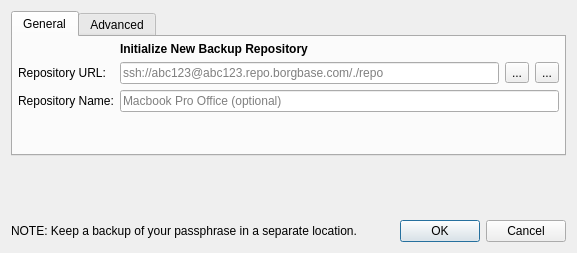
<?xml version="1.0" encoding="UTF-8"?>
<ui version="4.0">
 <class>AddRepository</class>
 <widget class="QDialog" name="AddRepository">
  <property name="geometry">
   <rect>
    <x>0</x>
    <y>0</y>
    <width>577</width>
    <height>253</height>
   </rect>
  </property>
  <property name="windowTitle">
   <string>Add Repository</string>
  </property>
  <property name="modal">
   <bool>true</bool>
  </property>
  <layout class="QGridLayout" name="gridLayout">
   <item row="0" column="0">
    <widget class="QTabWidget" name="tabWidget">
     <property name="sizePolicy">
      <sizepolicy hsizetype="Expanding" vsizetype="Preferred">
       <horstretch>0</horstretch>
       <verstretch>0</verstretch>
      </sizepolicy>
     </property>
     <property name="currentIndex">
      <number>0</number>
     </property>
     <widget class="QWidget" name="tabWidgetPage1">
      <attribute name="title">
       <string>General</string>
      </attribute>
      <layout class="QFormLayout" name="repoDataFormLayout">
       <property name="fieldGrowthPolicy">
        <enum>QFormLayout::ExpandingFieldsGrow</enum>
       </property>
       <property name="leftMargin">
        <number>5</number>
       </property>
       <property name="topMargin">
        <number>5</number>
       </property>
       <property name="rightMargin">
        <number>5</number>
       </property>
       <property name="bottomMargin">
        <number>20</number>
       </property>
       <item row="0" column="1">
        <widget class="QLabel" name="title">
         <property name="font">
          <font>
           <weight>75</weight>
           <bold>true</bold>
          </font>
         </property>
         <property name="text">
          <string>Initialize New Backup Repository</string>
         </property>
        </widget>
       </item>
       <item row="1" column="0">
        <widget class="QLabel" name="repoLabel">
         <property name="text">
          <string>Repository URL:</string>
         </property>
        </widget>
       </item>
       <item row="1" column="1">
        <layout class="QHBoxLayout" name="horizontalLayout_3">
         <property name="leftMargin">
          <number>0</number>
         </property>
         <property name="topMargin">
          <number>0</number>
         </property>
         <item>
          <widget class="QLineEdit" name="repoURL">
           <property name="placeholderText">
            <string>ssh://abc123@abc123.repo.borgbase.com/./repo</string>
           </property>
          </widget>
         </item>
         <item>
          <widget class="QToolButton" name="chooseLocalFolderButton">
           <property name="toolTip">
            <string>Choose a local folder</string>
           </property>
           <property name="text">
            <string>...</string>
           </property>
           <property name="icon">
            <iconset>
             <normaloff>:/icons/folder-open.svg</normaloff>:/icons/folder-open.svg</iconset>
           </property>
          </widget>
         </item>
         <item>
          <widget class="QToolButton" name="useRemoteRepoButton">
           <property name="toolTip">
            <string>Choose a remote repository</string>
           </property>
           <property name="text">
            <string>...</string>
           </property>
           <property name="icon">
            <iconset>
             <normaloff>:/icons/globe.svg</normaloff>:/icons/globe.svg</iconset>
           </property>
          </widget>
         </item>
        </layout>
       </item>
       <item row="2" column="0">
        <widget class="QLabel" name="label_2">
         <property name="text">
          <string>Repository Name:</string>
         </property>
        </widget>
       </item>
       <item row="2" column="1">
        <widget class="QLineEdit" name="repoName">
         <property name="placeholderText">
          <string>Macbook Pro Office (optional)</string>
         </property>
        </widget>
       </item>
       <item row="3" column="0">
        <widget class="QLabel" name="label_4">
         <property name="text">
          <string/>
         </property>
        </widget>
       </item>
      </layout>
     </widget>
     <widget class="QWidget" name="tabWidgetPage2">
      <attribute name="title">
       <string>Advanced</string>
      </attribute>
      <layout class="QFormLayout" name="advancedFormLayout">
       <property name="fieldGrowthPolicy">
        <enum>QFormLayout::ExpandingFieldsGrow</enum>
       </property>
       <property name="leftMargin">
        <number>5</number>
       </property>
       <property name="topMargin">
        <number>5</number>
       </property>
       <property name="rightMargin">
        <number>5</number>
       </property>
       <property name="bottomMargin">
        <number>5</number>
       </property>
       <item row="0" column="0">
        <widget class="QLabel" name="label_4">
         <property name="text">
          <string>SSH Key:</string>
         </property>
        </widget>
       </item>
       <item row="0" column="1">
        <widget class="QComboBox" name="sshComboBox">
         <property name="sizePolicy">
          <sizepolicy hsizetype="Expanding" vsizetype="Fixed">
           <horstretch>0</horstretch>
           <verstretch>0</verstretch>
          </sizepolicy>
         </property>
         <item>
          <property name="text">
           <string>Automatically choose SSH Key (default)</string>
          </property>
         </item>
        </widget>
       </item>
       <item row="2" column="0">
        <widget class="QLabel" name="label_3">
         <property name="text">
          <string>Extra Borg Arguments:</string>
         </property>
        </widget>
       </item>
       <item row="2" column="1">
        <widget class="QLineEdit" name="extraBorgArgumentsLineEdit"/>
       </item>
      </layout>
     </widget>
    </widget>
   </item>
   <item row="1" column="0">
    <widget class="QLabel" name="errorText">
     <property name="sizePolicy">
      <sizepolicy hsizetype="Expanding" vsizetype="Preferred">
       <horstretch>0</horstretch>
       <verstretch>0</verstretch>
      </sizepolicy>
     </property>
     <property name="minimumSize">
      <size>
       <width>0</width>
       <height>20</height>
      </size>
     </property>
     <property name="font">
      <font>
       <pointsize>11</pointsize>
      </font>
     </property>
     <property name="text">
      <string/>
     </property>
     <property name="textFormat">
      <enum>Qt::PlainText</enum>
     </property>
     <property name="wordWrap">
      <bool>true</bool>
     </property>
     <property name="scaledContents">
      <bool>false</bool>
     </property>
     <property name="alignment">
      <set>Qt::AlignLeading|Qt::AlignLeft|Qt::AlignTop</set>
     </property>
     <property name="wordWrap">
      <bool>true</bool>
     </property>
    </widget>
   </item>
   <item row="2" column="0">
    <layout class="QHBoxLayout" name="horizontalLayout">
     <item>
      <widget class="QLabel" name="noteLabel">
       <property name="text">
        <string>NOTE: Keep a backup of your passphrase in a separate location.</string>
       </property>
      </widget>
     </item>
     <item>
      <widget class="QDialogButtonBox" name="buttonBox">
       <property name="standardButtons">
        <set>QDialogButtonBox::Cancel|QDialogButtonBox::Ok</set>
       </property>
      </widget>
     </item>
    </layout>
   </item>
  </layout>
 </widget>
 <resources/>
 <connections/>
</ui>
